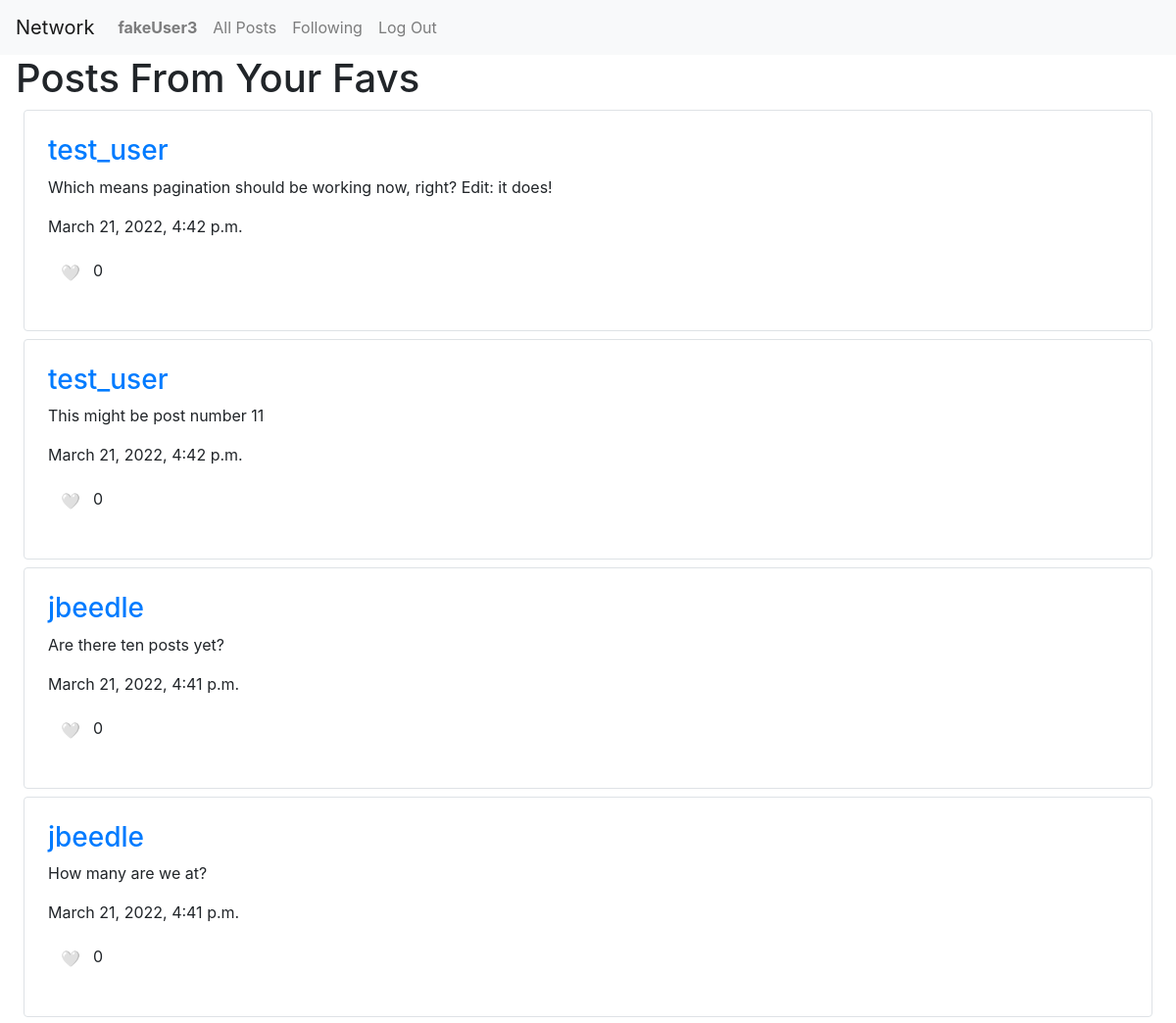
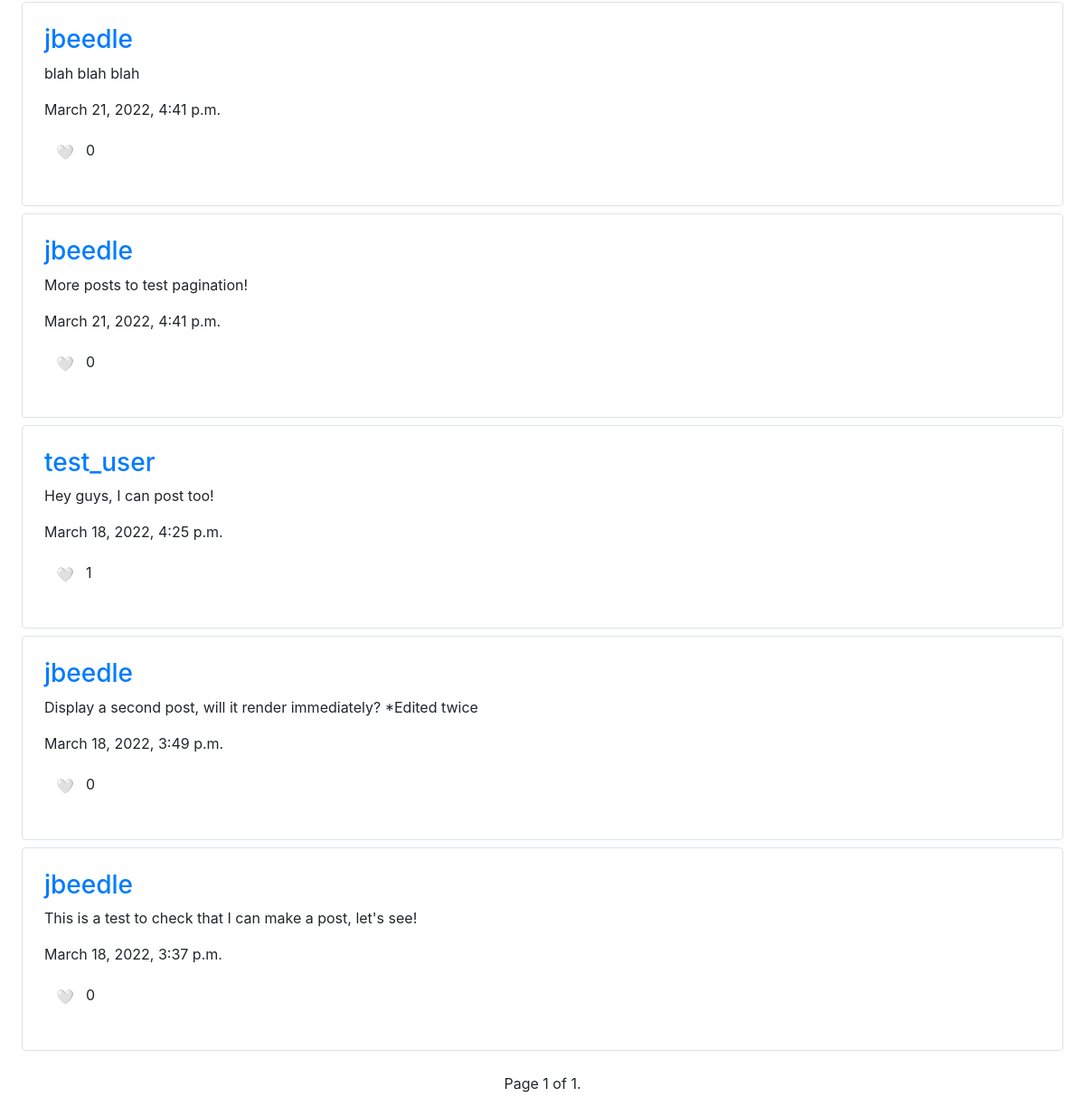
The app's page /following (signed in) with its own data (2 pictures, top to bottom).
### network/models.py (models this page shows, shortened)
class User(AbstractUser):
    following = models.ManyToManyField('self', blank=True, related_name='followers', symmetrical=False)

class Post(models.Model):
    user = models.ForeignKey(User, on_delete=models.CASCADE, related_name='posts')
    content = models.CharField(max_length=300)
    likes = models.PositiveIntegerField(default=0)
    user_likes = models.ManyToManyField(User)
    created = models.DateTimeField(auto_now_add=True)
    class Meta:
        ordering = ['-created']

### network/views.py (the view)
# urls.py: path("following", views.following, name="following"),
@login_required(login_url="/login", redirect_field_name=None)
def following(request):
    currentUser = User.objects.get(id=request.user.id)
    following = currentUser.followers.all()
    posts = []
    for person in following:
        allPosts = person.posts.all()
        for post in allPosts:
            posts.append(post)
    posts.sort(key=lambda x: x.created, reverse=True)
    paginator = Paginator(posts, 10)
    page_number = request.GET.get('page')
    page_obj = paginator.get_page(page_number)
    return render(request, "network/following.html", {
        'page_obj': page_obj
    })

### network/templates/network/following.html (shortened to what this page needs)
{% extends "network/layout.html" %}
{% block body %}
    <h1 class="ml-3">Posts From Your Favs</h1>
    {% for post in page_obj %}
        <div class="border rounded mx-4 mb-2 p-4">
            <h3><a href="{% url 'profile' post.user.username %}">{{ post.user.username }}</a></h3>
            <p>{{ post.content}}</p>
            <p>{{ post.created }}</p>
            {% if user in post.user_likes.all %}
                <p><span class="btn dislike" data-like="{{ post.id }}">❤️</span><span data-count="{{ post.id }}">{{ post.likes }}</span></p>
            {% else %}
                <p><span class="btn like" data-like="{{ post.id }}">🤍</span><span data-count="{{ post.id }}">{{ post.likes }}</span></p>
            {% endif %}
        </div>
    {% empty %}
        <h6 class="mt-3 ml-5">You are either not following any users, or the ones you are following have not yet posted. Please check back later!</h6>
    {% endfor %}
    <div class="pagination my-4 d-flex justify-content-center">
        <span class="step-links">
            <span class="current">
                Page {{ page_obj.number }} of {{ page_obj.paginator.num_pages }}.
            </span>
        </span>
    </div>
{% endblock %}

### network/templates/network/layout.html (shortened to what this page needs)
{% load static %}
<!DOCTYPE html>
<html lang="en">
    <head>
        <link rel="stylesheet" href="https://stackpath.bootstrapcdn.com/bootstrap/4.4.1/css/bootstrap.min.css">
        <link href="{% static 'network/styles.css' %}" rel="stylesheet">
    </head>
    <body>
        <nav class="navbar navbar-expand-lg navbar-light bg-light">
            <a class="navbar-brand" href="{% url 'index' %}">Network</a>
            <div>
              <ul class="navbar-nav mr-auto">
                {% if user.is_authenticated %}
                    <li class="nav-item">
                        <a class="nav-link" href="{% url 'profile' user.username %}"><strong>{{ user.username }}</strong></a>
                    </li>
                {% endif %}
                <li class="nav-item">
                  <a class="nav-link" href="{% url 'index' %}">All Posts</a>
                </li>
                {% if user.is_authenticated %}
                    <li class="nav-item">
                        <a class="nav-link" href="{% url 'following' %}">Following</a>
                    </li>
                    <li class="nav-item">
                        <a class="nav-link" href="{% url 'logout' %}">Log Out</a>
                    </li>
                {% endif %}
              </ul>
            </div>
          </nav>
        <div class="body">
            {% block body %}
            {% endblock %}
        </div>
    </body>
</html>

### records on screen
User: username "fakeUser3"
Post: user.username "test_user", content "Which means pagination should be working now, right? Edit: it does!", created "March 21, 2022, 4:42 p.m.", likes "0"
Post: user.username "test_user", content "This might be post number 11", created "March 21, 2022, 4:42 p.m.", likes "0"
Post: user.username "jbeedle", content "Are there ten posts yet?", created "March 21, 2022, 4:41 p.m.", likes "0"
Post: user.username "jbeedle", content "How many are we at?", created "March 21, 2022, 4:41 p.m.", likes "0"
Post: user.username "jbeedle", content "blah blah blah", created "March 21, 2022, 4:41 p.m.", likes "0"
Post: user.username "jbeedle", content "More posts to test pagination!", created "March 21, 2022, 4:41 p.m.", likes "0"
Post: user.username "test_user", content "Hey guys, I can post too!", created "March 18, 2022, 4:25 p.m.", likes "1"
Post: user.username "jbeedle", content "Display a second post, will it render immediately? *Edited twice", created "March 18, 2022, 3:49 p.m.", likes "0"
Post: user.username "jbeedle", content "This is a test to check that I can make a post, let's see!", created "March 18, 2022, 3:37 p.m.", likes "0"

### other values on screen
{{ page_obj.number }} "1"
{{ page_obj.paginator.num_pages }} "1"
